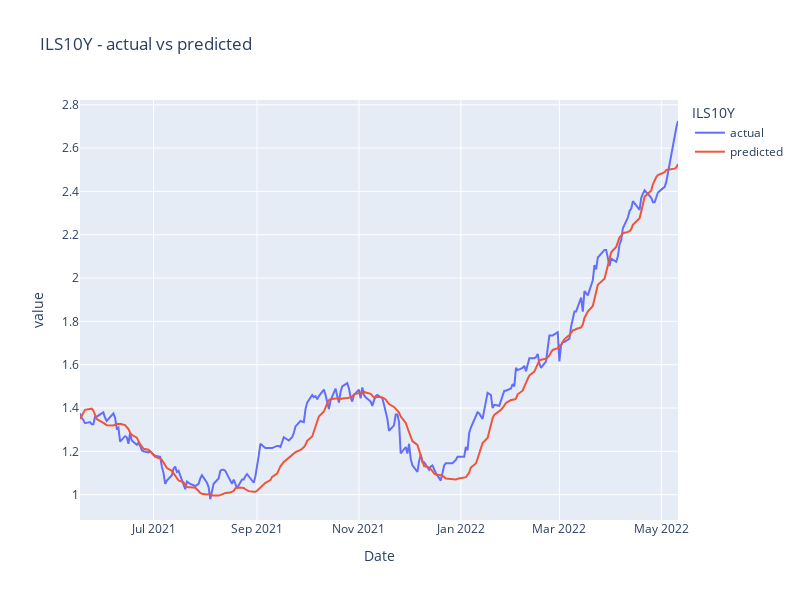

Notebook code cell kept with this figure:
### Code cell
# test set - actual vs predicted plot
y_pred = model.predict(X_test)
title=f'{target} - actual vs predicted'
test_predicted_plot(y_pred, y_test, test.index[n_lag:], title,target).show()

### Figure 1 — Plotly figure (JSON) as saved in the notebook; plotly's stock layout.template omitted (floating-point values rounded to 4 significant figures; data arrays with more than 128 entries replaced by an {"elided": "..."} marker saying what was removed)
{"data": [{"hovertemplate": "variable=actual<br>Date=%{x}<br>value=%{y}<extra></extra>", "legendgroup": "actual", "line": {"color": "#636efa", "dash": "solid"}, "marker": {"symbol": "circle"}, "mode": "lines", "name": "actual", "orientation": "v", "showlegend": true, "type": "scatter", "x": {"elided": "242 str values"}, "xaxis": "x", "y": {"elided": "242 float values"}, "yaxis": "y"}, {"hovertemplate": "variable=predicted<br>Date=%{x}<br>value=%{y}<extra></extra>", "legendgroup": "predicted", "line": {"color": "#EF553B", "dash": "solid"}, "marker": {"symbol": "circle"}, "mode": "lines", "name": "predicted", "orientation": "v", "showlegend": true, "type": "scatter", "x": {"elided": "242 str values"}, "xaxis": "x", "y": {"elided": "242 float values"}, "yaxis": "y"}], "layout": {"height": 600, "legend": {"title": {"text": "ILS10Y"}, "tracegroupgap": 0}, "title": {"text": "ILS10Y - actual vs predicted"}, "width": 800, "xaxis": {"anchor": "y", "autorange": true, "domain": [0, 1], "range": ["2021-05-18", "2022-05-11"], "title": {"text": "Date"}, "type": "date"}, "yaxis": {"anchor": "x", "autorange": true, "domain": [0, 1], "range": [0.8831, 2.822], "title": {"text": "value"}, "type": "linear"}}}
